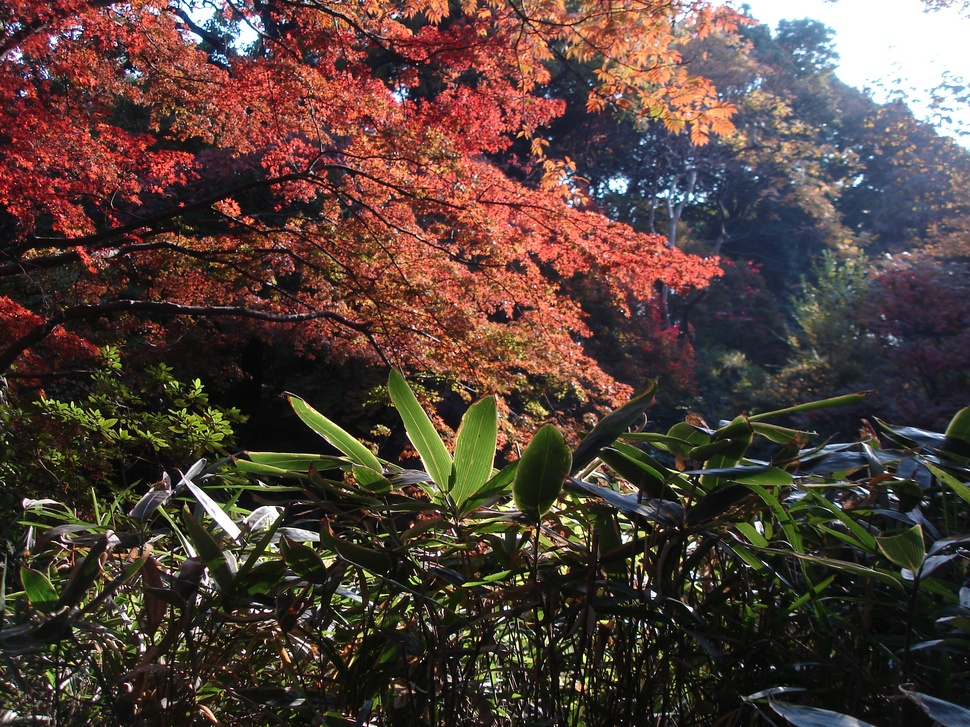
#> input picture exemplos OpenCV/teste.JPG, 970 x 727 px, shrunk from 2048 x 1536 before the run, given in place of arroz.bmp, which was not available
$ python main.py
#> lines starting #> are read from the running program, lines starting #| are printed output that depends on the picture; after the words box and inside, x2 and y2 are one past the last pixel; in counts of white or black regions, pixels touching at a corner belong together; pictures that were not available may be replaced by others from this repository, and a replacement may not be noted
# ===============================================================================
# Exemplo: segmentação de uma imagem em escala de cinza.
# -------------------------------------------------------------------------------
# Autor: Bogdan T. Nassu
# Universidade Tecnológica Federal do Paraná
# ===============================================================================

import sys
import timeit
import numpy as np
import cv2

# ===============================================================================

INPUT_IMAGE = "arroz.bmp"

# TODO: ajuste estes parâmetros!
NEGATIVO = False
THRESHOLD = 0.8
ALTURA_MIN = 8
LARGURA_MIN = 8
N_PIXELS_MIN = 8
sys.setrecursionlimit(10**6)

# ===============================================================================


def binariza(img, threshold):
    """Binarização simples por limiarização.

    Parâmetros: img: imagem de entrada. Se tiver mais que 1 canal, binariza cada
                  canal independentemente.
                threshold: limiar.

    Valor de retorno: versão binarizada da img_in."""

    # TODO: escreva o código desta função.
    # Dica/desafio: usando a função np.where, dá para fazer a binarização muito
    # rapidamente, e com apenas uma linha de código!

    return np.where(img > threshold, 1.0, 0.0)


# -------------------------------------------------------------------------------


def inicializa_componente(label, size_y, size_x, y, x):
    return {
        "label": label,
        "n_pixels": 0,
        "T": size_y,
        "L": size_x,
        "B": y,
        "R": x,
    }


def validar_componente(componente, largura_min, altura_min, n_pixels_min):
    return (
        componente["n_pixels"] >= n_pixels_min
        and componente["B"] - componente["T"] >= altura_min
        and componente["R"] - componente["L"] >= largura_min
    )


def rotula(img, largura_min, altura_min, n_pixels_min):
    """Rotulagem usando flood fill. Marca os objetos da imagem com os valores
    [0.1,0.2,etc].

    Parâmetros: img: imagem de entrada E saída.
                largura_min: descarta componentes com largura menor que esta.
                altura_min: descarta componentes com altura menor que esta.
                n_pixels_min: descarta componentes com menos pixels que isso.

    Valor de retorno: uma lista, onde cada item é um vetor associativo (dictionary)
    com os seguintes campos:

    'label': rótulo do componente.
    'n_pixels': número de pixels do componente.
    'T', 'L', 'B', 'R': coordenadas do retângulo envolvente de um componente conexo,
    respectivamente: topo, esquerda, baixo e direita."""

    # TODO: escreva esta função.
    # Use a abordagem com flood fill recursivo.

    componentes = []
    label = 1.1
    size_y = img.shape[0]
    size_x = img.shape[1]

    for y in range(size_y):
        for x in range(size_x):
            if img[y, x] == 1:

                componente = inicializa_componente(label, size_y, size_x, y, x)

                inunda(img, x, y, label, componente)

                if validar_componente(componente, largura_min, altura_min, n_pixels_min):
                    componentes.append(componente)
                    label += 1
    return componentes


def atribui_valores_componente(componente, x, y):
    if x < componente["L"]:
        componente["L"] = x
    if x > componente["R"]:
        componente["R"] = x
    if y < componente["T"]:
        componente["T"] = y
    if y > componente["B"]:
        componente["B"] = y

    componente["n_pixels"] += 1


def esta_dentro_da_imagem(img, x, y):
    return x < img.shape[1] and y < img.shape[0] and x >= 0 and y >= 0

def vizinhos(x, y):
    return [ (x + 1, y), (x - 1, y), (x, y + 1), (x, y - 1) ]

def inunda(img, x, y, label, componente):

    img[y][x] = label

    atribui_valores_componente(componente, x, y)

    for (x, y) in vizinhos(x, y):
        if esta_dentro_da_imagem(img, x, y) and img[y][x] == 1:
            inunda(img, x, y, label, componente)

# ===============================================================================


def main():

    # Abre a imagem em escala de cinza.
    img = cv2.imread(INPUT_IMAGE, cv2.IMREAD_GRAYSCALE)
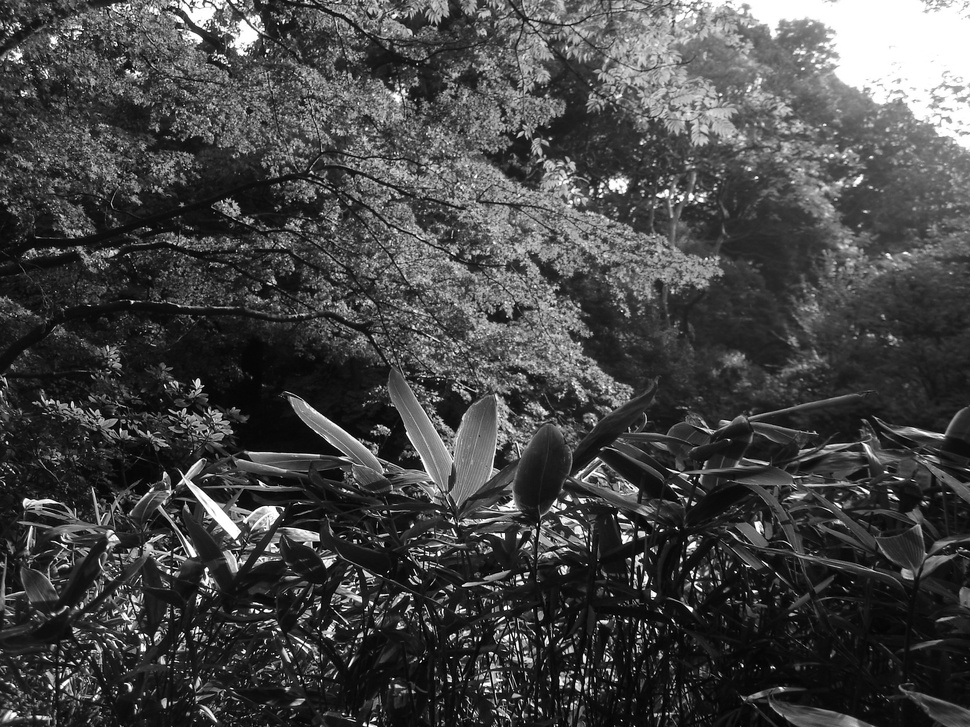
#> img: shape (727, 970); min 0, max 255, mean 69.6
    if img is None:
        print("Erro abrindo a imagem.\n")
        sys.exit()

    # É uma boa prática manter o shape com 3 valores, independente da imagem ser
    # colorida ou não. Também já convertemos para float32.
    img = img.reshape((img.shape[0], img.shape[1], 1))
    img = img.astype(np.float32) / 255
#> img: shape (727, 970, 1) float32

    # Mantém uma cópia colorida para desenhar a saída.
    img_out = cv2.cvtColor(img, cv2.COLOR_GRAY2BGR)

    # Segmenta a imagem.
    if NEGATIVO:
        img = 1 - img
    img = binariza(img, THRESHOLD)
#> in binariza, `return np.where(img > threshold, 1.0, 0.0)`:
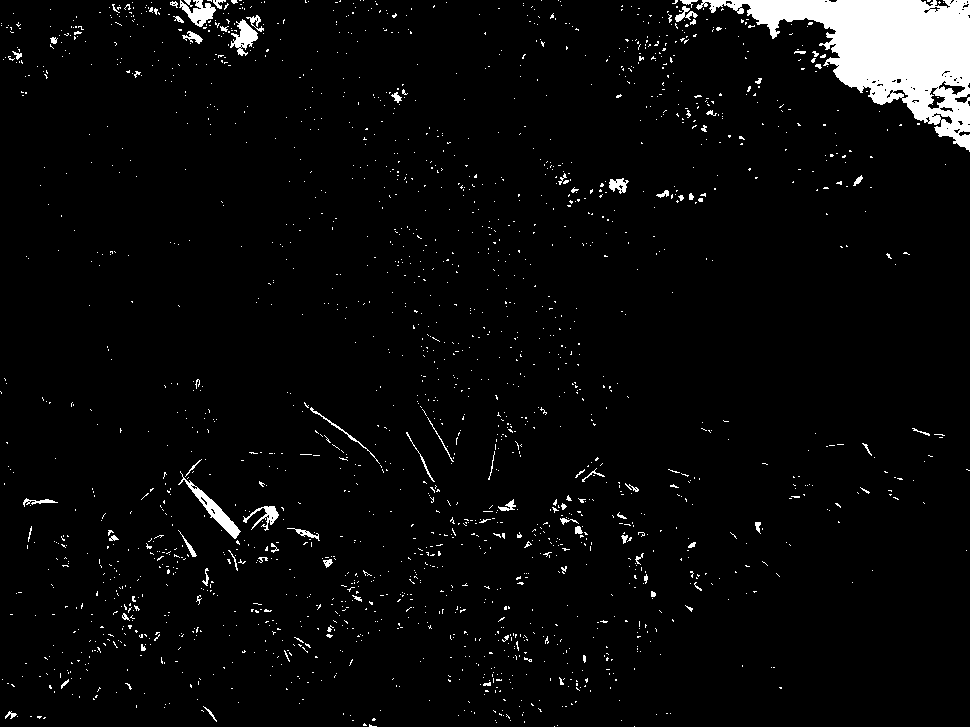
#> returned value: shape (727, 970, 1) float64; values 0 (black) and 1 (white), 3.9% white; 1992 white regions (1909 under 20 px), largest, box (x1, y1, x2, y2) and area: (696, 0, 970, 152) 16756, (178, 471, 241, 539) 708, (230, 19, 258, 56) 489
    cv2.imshow("01 - binarizada", img)
    cv2.imwrite("01 - binarizada.png", img * 255)

    start_time = timeit.default_timer()
    componentes = rotula(img, LARGURA_MIN, ALTURA_MIN, N_PIXELS_MIN)
#> after the loop in rotula, `for y in range(size_y):`:
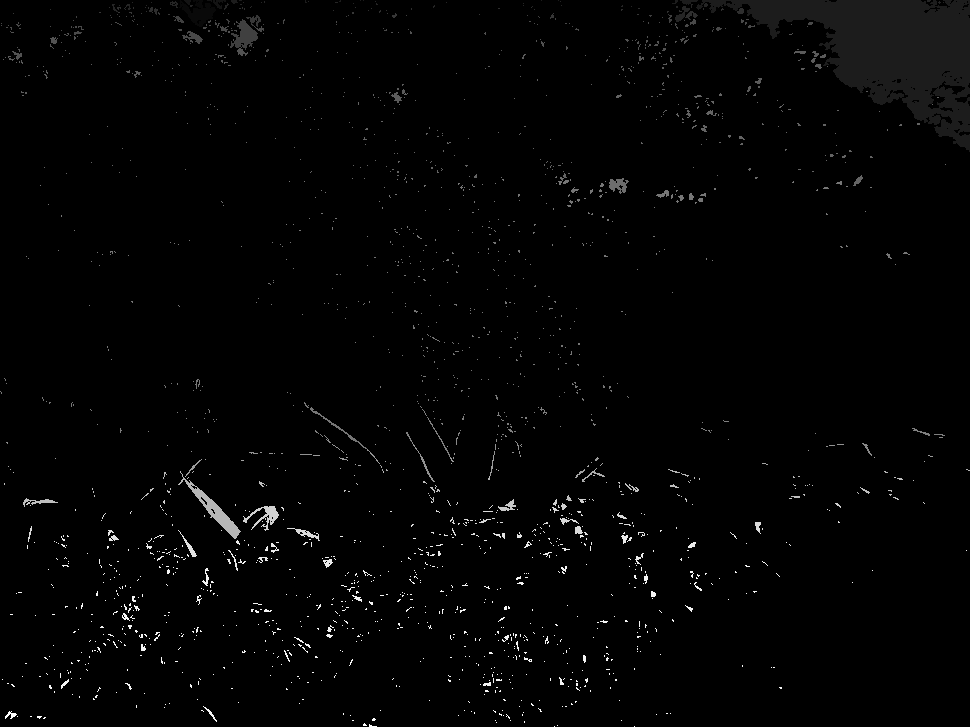
#> img: shape (727, 970, 1) float64; 3.93% of pixels changed, all inside (x1, y1, x2, y2) = (0, 0, 970, 727); drawn with min black and max white
#> after the loop in rotula, `for y in range(size_y):`: componentes = 27 items; label = 28.1
#> componentes = 27 items
    n_componentes = len(componentes)
#> n_componentes = 27
    print("Tempo: %f" % (timeit.default_timer() - start_time))
    print("%d componentes detectados." % n_componentes)
#| 27 componentes detectados.

    # Mostra os objetos encontrados.
    for c in componentes:
        cv2.rectangle(img_out, (c["L"], c["T"]), (c["R"], c["B"]), (0, 0, 1))
#> this loop made 27 passes
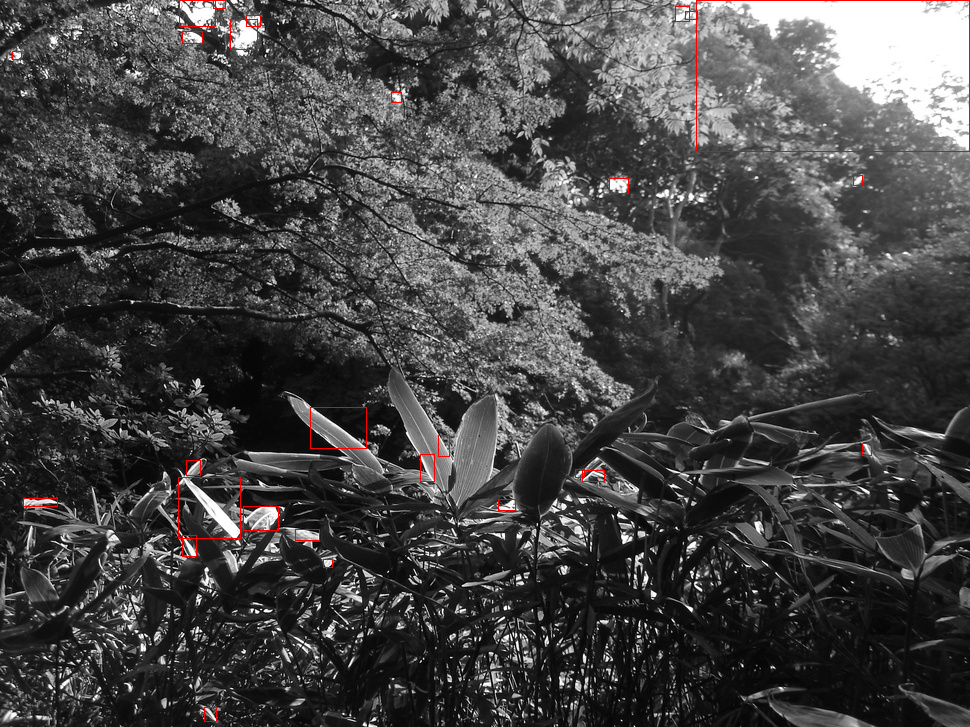
#> img_out: shape (727, 970, 3) float32; mean B, G, R 0.272, 0.272, 0.275

    cv2.imshow("02 - out", img_out)
    cv2.imwrite("02 - out.png", img_out * 255)
    cv2.waitKey()
    cv2.destroyAllWindows()


if __name__ == "__main__":
    main()

# ===============================================================================
